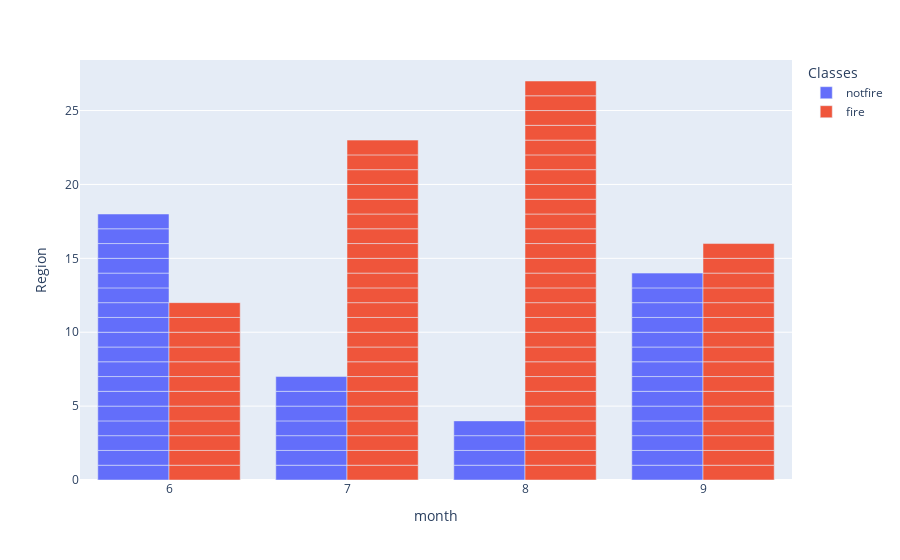

Source (notebook cell):
### Markdown cell above
We can see that in rain feature we have outliers present

### Code cell
#fire per region per month 
px.bar(df,x='month',y='Region',color='Classes  ',barmode='group')

### Figure 1 — Plotly figure (JSON) as saved in the notebook; plotly's stock layout.template omitted (floating-point values rounded to 4 significant figures; data arrays with more than 128 entries replaced by an {"elided": "..."} marker saying what was removed)
{"data": [{"alignmentgroup": "True", "hovertemplate": "Classes  =notfire<br>month=%{x}<br>Region=%{y}<extra></extra>", "legendgroup": "notfire", "marker": {"color": "#636efa", "pattern": {"shape": ""}}, "name": "notfire", "offsetgroup": "notfire", "orientation": "v", "showlegend": true, "textposition": "auto", "type": "bar", "x": [6, 6, 6, 6, 6, 6, 6, 6, 6, 6, 6, 6, 6, 6, 6, 6, 6, 7, 7, 7, 7, 7, 7, 7, 7, 7, 7, 7, 7, 7, 7, 7, 7, 8, 8, 8, 8, 8, 8, 8, 9, 9, 9, 9, 9, 9, 9, 9, 9, 9, 9, 9, 9, 9, 9, 9, 9, 9, 9, 9, 9, 9, 9, 6, 6, 6, 6, 6, 6, 6, 6, 6, 6, 6, 6, 6, 6, 6, 6, 6, 6, 7, 7, 7, 7, 7, 7, 7, 8, 8, 8, 8, 9, 9, 9, 9, 9, 9, 9, 9, 9, 9, 9, 9, 9, 9], "xaxis": "x", "y": [0, 0, 0, 0, 0, 0, 0, 0, 0, 0, 0, 0, 0, 0, 0, 0, 0, 0, 0, 0, 0, 0, 0, 0, 0, 0, 0, 0, 0, 0, 0, 0, 0, 0, 0, 0, 0, 0, 0, 0, 0, 0, 0, 0, 0, 0, 0, 0, 0, 0, 0, 0, 0, 0, 0, 0, 0, 0, 0, 0, 0, 0, 0, 1, 1, 1, 1, 1, 1, 1, 1, 1, 1, 1, 1, 1, 1, 1, 1, 1, 1, 1, 1, 1, 1, 1, 1, 1, 1, 1, 1, 1, 1, 1, 1, 1, 1, 1, 1, 1, 1, 1, 1, 1, 1, 1], "yaxis": "y"}, {"alignmentgroup": "True", "hovertemplate": "Classes  =fire<br>month=%{x}<br>Region=%{y}<extra></extra>", "legendgroup": "fire", "marker": {"color": "#EF553B", "pattern": {"shape": ""}}, "name": "fire", "offsetgroup": "fire", "orientation": "v", "showlegend": true, "textposition": "auto", "type": "bar", "x": {"elided": "137 int values"}, "xaxis": "x", "y": {"elided": "137 int values"}, "yaxis": "y"}], "layout": {"barmode": "group", "legend": {"title": {"text": "Classes  "}, "tracegroupgap": 0}, "margin": {"t": 60}, "xaxis": {"anchor": "y", "domain": [0, 1], "title": {"text": "month"}}, "yaxis": {"anchor": "x", "domain": [0, 1], "title": {"text": "Region"}}}}
